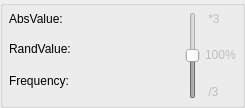
<?xml version="1.0" encoding="UTF-8"?>
<ui version="4.0">
 <class>CVegetNoiseValueWidget</class>
 <widget class="QGroupBox" name="CVegetNoiseValueWidget">
  <property name="geometry">
   <rect>
    <x>0</x>
    <y>0</y>
    <width>245</width>
    <height>108</height>
   </rect>
  </property>
  <property name="windowTitle">
   <string>GroupBox</string>
  </property>
  <property name="title">
   <string/>
  </property>
  <layout class="QGridLayout" name="gridLayout">
   <property name="margin">
    <number>6</number>
   </property>
   <property name="spacing">
    <number>5</number>
   </property>
   <item row="0" column="0">
    <widget class="QLabel" name="label_3">
     <property name="text">
      <string>AbsValue:</string>
     </property>
    </widget>
   </item>
   <item row="0" column="1" rowspan="6">
    <widget class="QSlider" name="verticalSlider">
     <property name="enabled">
      <bool>false</bool>
     </property>
     <property name="maximum">
      <number>100</number>
     </property>
     <property name="value">
      <number>50</number>
     </property>
     <property name="orientation">
      <enum>Qt::Vertical</enum>
     </property>
    </widget>
   </item>
   <item row="0" column="2" rowspan="6">
    <layout class="QVBoxLayout" name="verticalLayout_2">
     <property name="sizeConstraint">
      <enum>QLayout::SetMinimumSize</enum>
     </property>
     <item>
      <widget class="QLabel" name="label_7">
       <property name="enabled">
        <bool>false</bool>
       </property>
       <property name="text">
        <string> *3</string>
       </property>
      </widget>
     </item>
     <item>
      <spacer name="verticalSpacer_2">
       <property name="orientation">
        <enum>Qt::Vertical</enum>
       </property>
       <property name="sizeType">
        <enum>QSizePolicy::Preferred</enum>
       </property>
       <property name="sizeHint" stdset="0">
        <size>
         <width>20</width>
         <height>23</height>
        </size>
       </property>
      </spacer>
     </item>
     <item>
      <widget class="QLabel" name="label_8">
       <property name="enabled">
        <bool>false</bool>
       </property>
       <property name="text">
        <string>100%</string>
       </property>
      </widget>
     </item>
     <item>
      <spacer name="verticalSpacer">
       <property name="orientation">
        <enum>Qt::Vertical</enum>
       </property>
       <property name="sizeType">
        <enum>QSizePolicy::Preferred</enum>
       </property>
       <property name="sizeHint" stdset="0">
        <size>
         <width>20</width>
         <height>23</height>
        </size>
       </property>
      </spacer>
     </item>
     <item>
      <widget class="QLabel" name="label_6">
       <property name="enabled">
        <bool>false</bool>
       </property>
       <property name="text">
        <string> /3</string>
       </property>
      </widget>
     </item>
    </layout>
   </item>
   <item row="1" column="0">
    <widget class="NLQT::CEditRangeFloatWidget" name="absWidget" native="true">
     <property name="sizePolicy">
      <sizepolicy hsizetype="Expanding" vsizetype="Preferred">
       <horstretch>0</horstretch>
       <verstretch>0</verstretch>
      </sizepolicy>
     </property>
    </widget>
   </item>
   <item row="2" column="0">
    <widget class="QLabel" name="label_4">
     <property name="text">
      <string>RandValue:</string>
     </property>
    </widget>
   </item>
   <item row="3" column="0">
    <widget class="NLQT::CEditRangeFloatWidget" name="randWidget" native="true">
     <property name="sizePolicy">
      <sizepolicy hsizetype="Expanding" vsizetype="Preferred">
       <horstretch>0</horstretch>
       <verstretch>0</verstretch>
      </sizepolicy>
     </property>
    </widget>
   </item>
   <item row="4" column="0">
    <widget class="QLabel" name="label_5">
     <property name="text">
      <string>Frequency:</string>
     </property>
    </widget>
   </item>
   <item row="5" column="0">
    <widget class="NLQT::CEditRangeFloatWidget" name="freqWidget" native="true">
     <property name="sizePolicy">
      <sizepolicy hsizetype="Expanding" vsizetype="Preferred">
       <horstretch>0</horstretch>
       <verstretch>0</verstretch>
      </sizepolicy>
     </property>
    </widget>
   </item>
  </layout>
 </widget>
 <customwidgets>
  <customwidget>
   <class>NLQT::CEditRangeFloatWidget</class>
   <extends>QWidget</extends>
   <header>edit_range_widget.h</header>
   <container>1</container>
  </customwidget>
 </customwidgets>
 <resources/>
 <connections/>
</ui>
